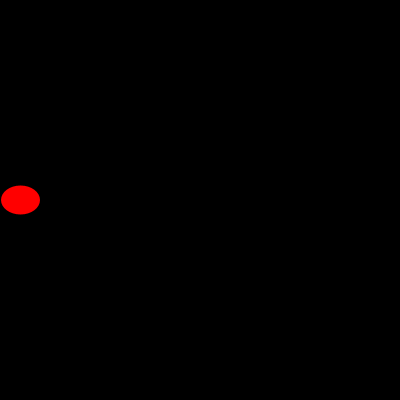
Frame 1 (no input)
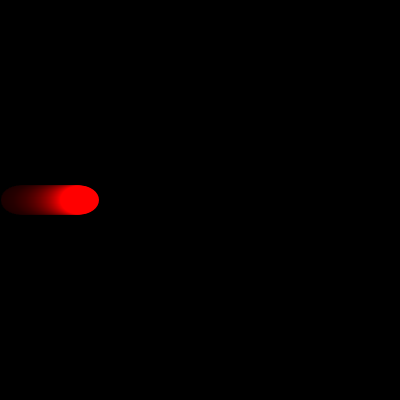
Frame 60 (the mouse pressed at the canvas centre just before this capture)
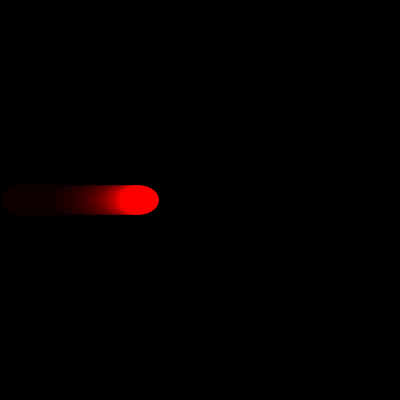
Frame 120 (the mouse held since frame 60 and released just before this capture)

The Processing sketch that drew these frames (run headless with seeded random() and noise(); from frame 60 on, the mouse is pressed at the canvas centre):

// Processing sketch: processing_131125
// ── processing_131125.pde

// Copyright Shannon Impellicceiri 2014
// Computer Arts with Processing T/H 11:30-1:30
// ICE #5
// 1/30/14

float x, y, dx, wd, ht; 
color bgColor, ellipseColor;

void setup( ) {
  size( 400, 400 ); 
  background( 0 ); 
  wd = 39; 
  ht = 29; 
  x = wd/2;
  y = height/2;
  dx = 1;
  bgColor = color( 0, 10 ); 
  ellipseColor = color(255, 0, 0 ); 
  noStroke ( );
}

void draw( ) {
  prepareWindow( ); 
  moveEllipse( ); 
  drawEllipse( );
}

void prepareWindow() {
  fill(bgColor);
  rect(0,0,width,height);
}

void moveEllipse(){
  x += dx;
  
  // if the ellipse is too far to the right
  if(x>(width-(wd/2))){
    // move left
    dx = dx*-1;
  }else if(x<(wd/2)){ // if the ellipse is too far to the left
    // move right
    dx = dx*-1;
  }
}

void drawEllipse(){
  fill(ellipseColor);
  ellipse(x,y,wd,ht);
}

void keyPressed(){
  if(key=='+'){
    if(dx>=0){ // if ellipse is stopped or moving right, move faster right
      dx++;
    }else if(dx<0){ // if ellipse is moving left, move faster left
      dx--;
    }
  }else if(key =='-'){
    if(dx>=0){ // if ellipse is stopped or moving right, move slower right
      dx--;
    }else if(dx<0){ // if ellipse is moving left, move slower left
      dx++;
    }
  }
}
